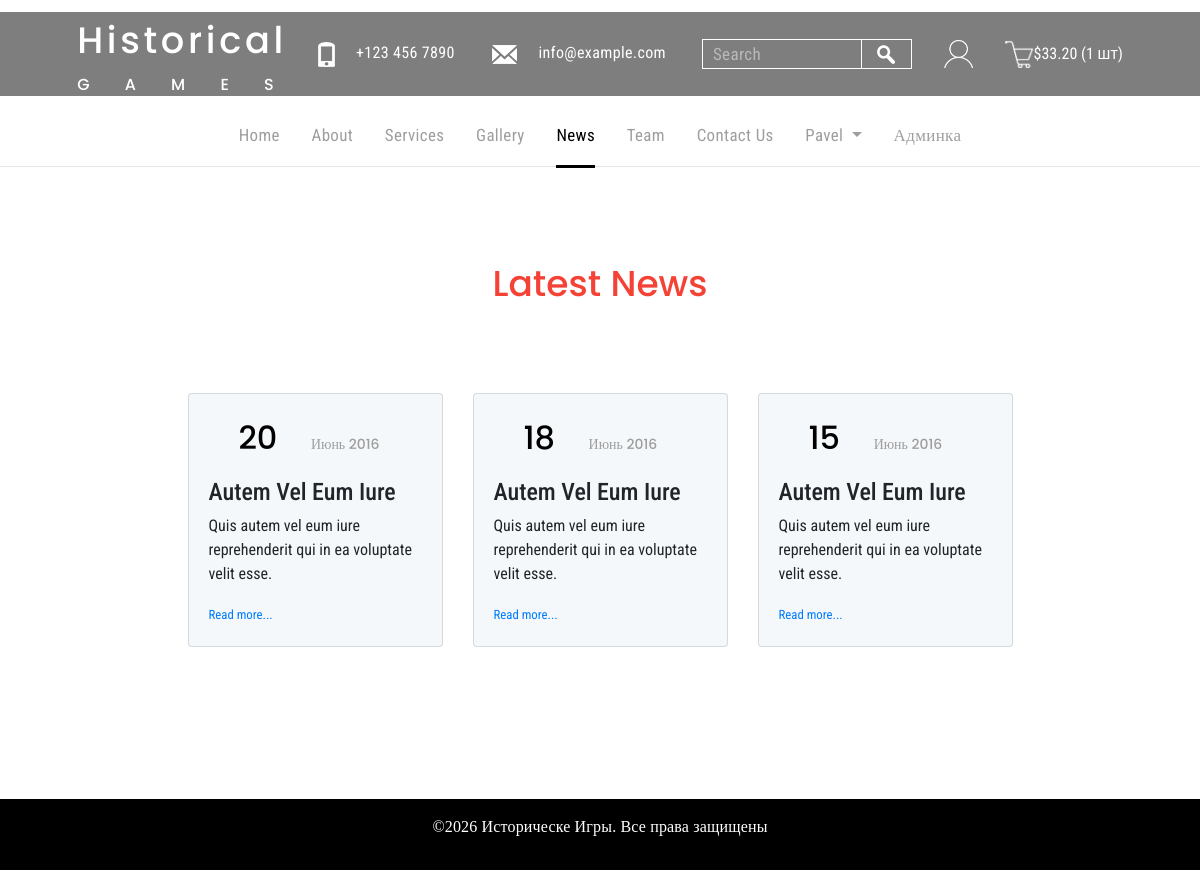
Screenshot of /news/ (signed in) with the database file from the repository.
### basketapp/models.py (models this page shows, shortened)
class Basket(models.Model):
	user = models.ForeignKey(settings.AUTH_USER_MODEL, on_delete = models.CASCADE, related_name = "basket")
	product = models.ForeignKey(Product, on_delete = models.CASCADE)
	quantity = models.PositiveIntegerField(verbose_name = "количество", default = 0)
	add_datetime = models.DateTimeField(verbose_name = "дата", auto_now_add = True)
	@property
	def product_cost(self):
		return self.product.get_price * self.quantity
	@property
	def total_quantity(self):
		items = Basket.objects.filter(user = self.user)
		return sum(list(map(lambda x: x.quantity, items)))
	@property
	def total_cost(self):
		items = Basket.objects.filter(user=self.user)
		return sum(list(map(lambda x: x.product_cost, items)))

### authapp/models.py (models this page shows, shortened)
class ShopUser(AbstractUser):
	avatar = models.ImageField(upload_to="users_avatars", blank=True)
	age = models.PositiveIntegerField(verbose_name = "возраст", default=18)
	activation_key = models.CharField(max_length=128, blank=True)
	activation_key_expires = models.DateTimeField(default=(datetime.now() + timedelta(hours=48)))

### mainapp/models.py (models this page shows, shortened)
class Product(models.Model):
    category = models.ForeignKey(ProductCategory, on_delete=models.CASCADE)
    name = models.CharField(verbose_name="название игры", max_length=128)
    image = models.ImageField(upload_to="products_images", blank=True)
    description = models.TextField(verbose_name="описание игры", blank=True)
    price = models.DecimalField(verbose_name="стоимость игры", max_digits=8, decimal_places=2,
                                default=0)
    quantity = models.IntegerField(verbose_name="количество на складе", default=0)
    is_active = models.BooleanField(verbose_name='активна', default=True)
    @property
    def get_price(self):
        if self.quantity >= 200:
            return self.disc_price
        else:
            return self.price

class News(models.Model):
    title = models.CharField(verbose_name="заголовок", max_length=64)
    published = models.DateField(verbose_name="опубликовано",
                                 default=datetime.now)
    updated = models.DateField(verbose_name='обновлено',
                               auto_now=True)
    short_desc = models.CharField(verbose_name="краткое описание",
                                  max_length=256)
    description = models.TextField(verbose_name="текст новости")
    img_1 = models.ImageField(upload_to="news", blank=True)
    img_2 = models.ImageField(upload_to="news", blank=True)
    img_3 = models.ImageField(upload_to="news", blank=True)
    is_active = models.BooleanField(verbose_name='активна',
                                    default=True)

### mainapp/views.py (the view)
# urls.py: path('news/', NewsListView.as_view(), name='news'),
class NewsListView(ListView):
    model = News
    queryset = News.objects.filter(is_active=True).order_by('-published')
    paginate_by = 3
    context_object_name = 'news'
    extra_context = {'title': 'News'}

### mainapp/context_processors.py (called while the page is built)
def basket(request):
    basket = []
    if request.user.is_authenticated:
        basket = Basket.objects.filter(user=request.user)
    return {'basket': basket}

### mainapp/templates/mainapp/news_list.html (shortened to what this page needs)
{% extends 'mainapp/base.html' %}
{% load static %}
    {% block menu %}
    <div class="menu">
        {% include 'mainapp/include/inc_menu_gray.html' %}
        <hr class="gray">
    </div>
    {% endblock %}
	{% block content %}
        <h3 class="cont_head text-center">Latest News</h3>
	<div class="container">
		<div class="row justify-content-center">
			{% include 'mainapp/include/inc_block_news.html' %}
		</div>
	</div>
    {% endblock %}

### mainapp/templates/mainapp/base.html (shortened to what this page needs)
<!DOCTYPE html>
{% load static %}
{% load cache %}
<html>
<head>
	{% block links %}
	<link rel="stylesheet" type="text/css" href="{% static 'style/bootstrap.min.css' %}">
	<link rel="stylesheet" type="text/css" href="{% static 'style/style.css'%}">
	{% endblock %}
</head>
<body>
{% block top_tab %}
<div class="top_tab">
	<div class="logo">
		<a href="{% url 'main' %}">
			<p class="logo_first">Historical</p>
			<p class="logo_second">GAMES</p>
		</a>
	</div>
	<div class="tel">
		<a href="#"><img src="{% static 'img/tel.png' %}" alt="tel"></a>
		<span class="text_tel">+123 456 7890</span>
		<a href="#"><img src="{% static 'img/email.png' %}" alt="email"></a>
		<span class="text_email">info@example.com</span>
	</div>
	<div class="search">
		<form action="{% url 'search_results' %}" method="get">
			<input name="q" type="text" placeholder="Search">
			<div><button><img src="{% static 'img/search.png' %}" alt="search"></button></div>
		</form>
	</div>
	{% if user.is_authenticated %}
	<a class= "login_icon" href="{% url 'auth:edit' %}" title= " {{ user.first_name|default:'Пользователь' }} "></a>
	{% else %}
	<a class= "login_icon" href="{% url 'auth:login' %}" title= "Вход/регистрация"></a>
	{% endif %}
	<a class= "basket" href="{% url 'basket:view' %}" title="
		{% if basket %}
			В козине {{ basket.0.total_quantity }} товаров на сумму ${{ basket.0.total_cost }}
		{% endif %}">
	</a>
	<span>
	{% if basket %}
		${{ basket.0.total_cost }} ({{ basket.0.total_quantity }} шт)
	{% endif %}
	</span>
</div>
{% endblock %}
{% block menu %}
{% endblock %}
{% block content %}
{% endblock %}
{% block footer %}
<div class="footer">
	<p>&copy;{% now "Y" %} Историческе Игры. Все права защищены</p>
</div>
{% endblock %}
</body>
</html>

### mainapp/templates/mainapp/include/inc_menu_gray.html (shortened to what this page needs)
<ul class="gray">
	<li><a href="{% url 'main' %}">Home</a></li>
	<li><a href="{% url 'about' %}" class="{% if request.resolver_match.url_name == 'about' %}gray-selected{% endif %}">About</a></li>
	<li><a href="{% url 'services' %}"
		   class="{% if request.resolver_match.url_name == 'services' %}gray-selected{% endif %}">Services</a></li>
	<li><a href="{% url 'catalog' %}" class="{% if request.resolver_match.url_name == 'catalog' %}gray-selected{% endif %}">Gallery</a></li>
	<li><a href="{% url 'news' %}" class="{% if request.resolver_match.url_name == 'news' %}gray-selected{% endif %}">News</a></li>
	<li><a href="{% url 'team' %}" class="{% if request.resolver_match.url_name == 'team' %}gray-selected{% endif %}">Team</a></li>
	<li><a href="{% url 'contacts' %}" class="{% if request.resolver_match.url_name == 'contacts' %}gray-selected{% endif %}">Contact Us</a></li>
    <li>
        {% if user.is_authenticated %}
		<div class="dropdown">
			<a class="dropdown-toggle" href="" data-toggle="dropdown">
				{{ user.first_name|default:'Пользователь' }}
			</a>
		</div>
        {% endif %}
    </li>
	<li>{% if user.is_superuser %}<a href="{% url 'admin:users' %}">Админка</a>{% endif %}</li>
</ul>

### mainapp/templates/mainapp/include/inc_block_news.html
{% for item in news %}
<div class="col-8 col-sm-4 col-lg-3 mb-4">
    <div class="card card-news" style="background: #f4f8fa;">
        <div class="card-body">
            <p>
                <span class="date_p">{{item.published|date:"d"}}</span>
                <span class="text_date">{{item.published|date:"F Y"}}</span>
            </p>
            <h4>{{item.title|title}}</h4>
            <p class="card-text">{{item.short_desc}}</p>
            <a class="small" href="{% url 'news_detail' item.pk%}">Read more...</a>
        </div>
    </div>
</div>
{% endfor %}

### static/style/style.css (style rules this page uses)
* { margin: 0; padding: 0; }
body { font-family: 'Roboto Condensed', sans-serif; }
.logo { max-width: 172px; height: 48px; }
.logo a { text-decoration: none; }
.logo_first { max-width: 169px; height: 29px; color: #ffffff; font-family: Poppins; font-size: 2.3rem; font-weight: 500; line-height: 1.3rem; letter-spacing: 0.1em; }
.logo_second { width: 171px; height: 12px; color: #ffffff; font-family: Poppins; font-size: 1.0rem; font-weight: 500; line-height: 1.3rem; letter-spacing: 2.2em; }
.tel { padding-left: 5.8%; }
.text_tel { width: 110px; height: 12px; color: #ffffff; font-size: 1.0rem; font-weight: 400; line-height: 1.3rem; letter-spacing: 0.35px; margin-left: 1.1rem; margin-right: 2.1rem; }
.text_email { color: #ffffff; font-size: 1.0rem; font-weight: 400; line-height: 1.3rem; letter-spacing: 0.36px; margin-left: 1.1rem; }
.search { height: 30px; border: 1px solid #ffffff; margin-left: 3%; display: flex; }
.search form { display: inline-flex; }
.search form button { background-color: transparent; border: none; }
.search input { max-width: 158px; text-align: left; font-size: 1.06rem; font-family: 'Roboto Condensed', sans-serif; color: #ffffff; font-weight: 400; line-height: 1.3rem; letter-spacing: 0.36px; padding-left: 10px; background: transparent; border: none; }
.search div { width: 50px; display: flex; display: -webkit-flex; justify-content: center; -webkit-justify-content: center; align-items: center; -webkit-align-items: center; border-left: 1px solid #ffffff; }
.top_tab { width: 100%; height: 84px; background: #000000; opacity: 0.5; position: relative; top: 12px; display: flex; justify-content: center; align-items: center; }
.top_tab span { color: #fff; }
.menu ul { text-align: center; margin: 0 auto; position: relative; top: 12px; }
.menu li { display: inline-block; margin-top: 28px; padding: 0 14px; }
.menu a { color: #000000; font-family: "Roboto Condensed"; font-size: 1.06rem; font-weight: 400; line-height: 1.3rem; letter-spacing: 0.36px; text-decoration: none; }
.gray a { color: #9e9e9e; font-family: "Roboto Condensed"; font-size: 1.06rem; font-weight: 400; line-height: 1.3rem; letter-spacing: 0.36px; text-decoration: none; }
a.gray-selected { color: #000000; letter-spacing: 0.36px; padding-bottom: 20px; border-bottom: 3px solid #000000; }
hr { color: #ffffff; margin-top: 30px; }
.gray { color: #000000; margin-top: 30px; }
.services-head, .news_head, .team_head, .cont_head, .route_head { color: #f44336; font-family: Poppins; font-size: 2.25rem; font-weight: 500; line-height: 3rem; margin-top: 5.8rem; text-align: center; margin-bottom: 5.3rem; }
.card-news a { text-decoration: none; }
.date_p { color: #000000; font-family: Poppins; font-size: 2rem; font-weight: 500; line-height: 3rem; padding-top: 1.43rem; padding-left: 1.87rem; margin-bottom: 0; }
.text_date { color: #9e9e9e; font-family: Poppins; font-size: 0.87rem; font-weight: 500; padding-left: 1.87rem; }
.footer { margin-top: 8rem; width: 100%; height: 71px; background-color: #000000; display: flex; align-items: center; justify-content: center; }
.footer p { color: #ffffff; font-family: "Arial Narrow"; font-size: 1rem; font-weight: 400; line-height: 1.37rem; letter-spacing: 0.16px; }
.basket { width: 1.8rem; height: 1.8rem; margin-left: 2rem; background-image: url(/static/img/cart.png); background-size: cover; }
.login_icon { width: 1.8rem; height: 1.8rem; margin-left: 2rem; background-image: url(/static/img/login.png); background-size: cover; }

### rows the page displays
Basket: user+product+quantity "33.20", user+quantity "1"
ShopUser: first_name "Pavel"
News: published "20", published "Июнь 2016", title "Autem Vel Eum Iure", short_desc "Quis autem vel eum iure reprehenderit qui in ea voluptate velit esse."
News: published "18", published "Июнь 2016", title "Autem Vel Eum Iure", short_desc "Quis autem vel eum iure reprehenderit qui in ea voluptate velit esse."
News: published "15", published "Июнь 2016", title "Autem Vel Eum Iure", short_desc "Quis autem vel eum iure reprehenderit qui in ea voluptate velit esse."
